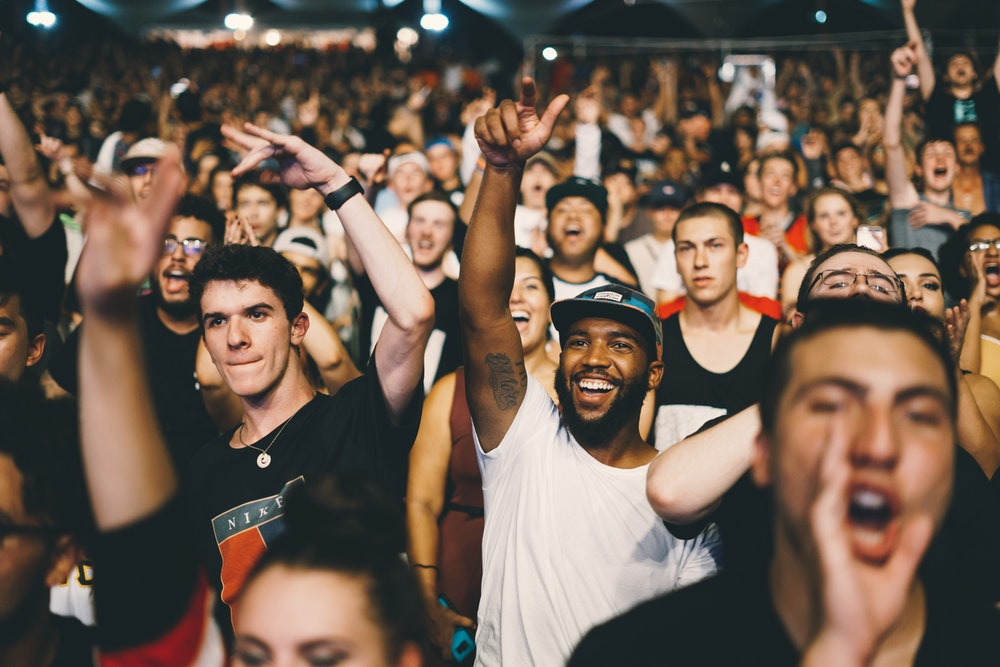
#> input picture face_detection_python/new/sample2.jpg, 1000 x 667 px
$ python face_detection_pypower.py
#> lines starting #> are read from the running program, lines starting #| are printed output that depends on the picture; after the words box and inside, x2 and y2 are one past the last pixel; in counts of white or black regions, pixels touching at a corner belong together
import numpy as np
import cv2
import os.path

pathImg = os.path.abspath('../face_detection_python/new/sample2.jpg')
pathFaceXml = os.path.abspath('../haarcascade_frontalface_default.xml')
pathEyeXml = os.path.abspath('../haarcascade_eye_tree_eyeglasses.xml')

face_detection = cv2.CascadeClassifier(pathFaceXml)
eye_detection = cv2.CascadeClassifier(pathEyeXml)

img = cv2.imread(pathImg)
#> img is the input picture: shape (667, 1000, 3); mean B, G, R 80.7, 93.8, 111.5
gray = cv2.cvtColor(img, cv2.COLOR_BGR2GRAY)
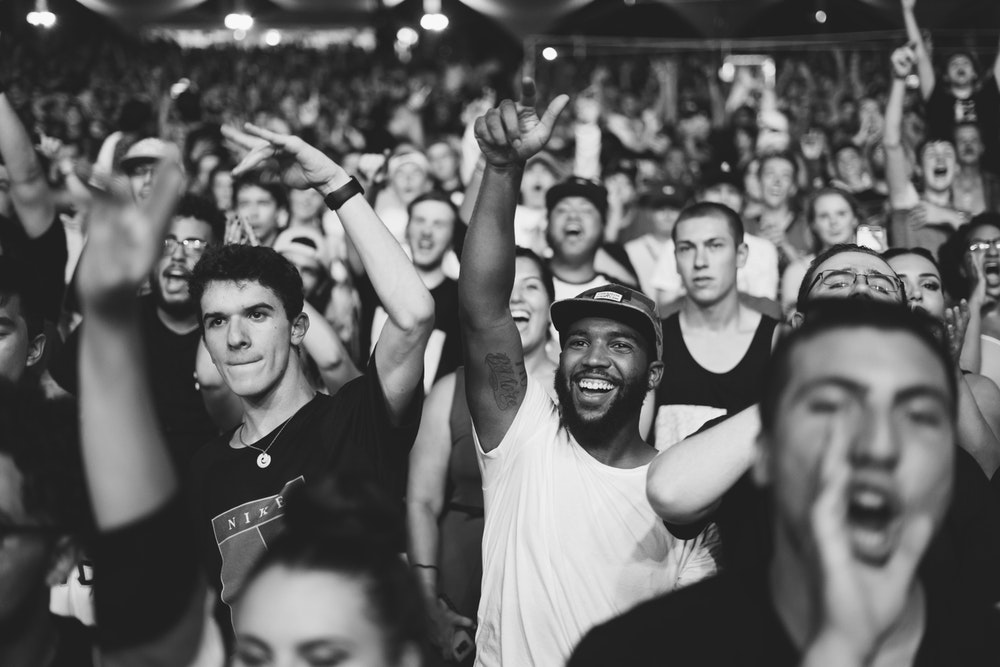
#> gray: shape (667, 1000); min 4, max 254, mean 97.6

faces = face_detection.detectMultiScale(gray, 1.2, 6)
#> faces = [[756, 157, 46, 46], [229, 185, 50, 50], [808, 196, 50, 50], [402, 202, 53, 53], [544, 189, 61, 61], [665, 217, 74, 74], [185, 276, 106, 106], [547, 304, 100, 100], [767, 323, 210, 210]]

for x, y, w, h in faces:
    cv2.rectangle(img, (x, y), (x+w, y+h), (0, 255, 0), 3)

    roi_gray = gray[y:y+h, x:x+w]
    roi_img = img[y:y+h, x:x+w]
    eyes = eye_detection.detectMultiScale(roi_gray)

    for ex, ey, ew, eh in eyes:
        cv2.rectangle(roi_img, (ex, ey), (ex + ew, ey + eh), (255, 0, 0), 5)
#> this loop made 9 passes
#> (x, y, w, h, eyes) on passes 7 to 9: (185, 276, 106, 106, [[61, 28, 23, 23], [22, 35, 21, 21]]), (547, 304, 100, 100, [[21, 29, 23, 23], [62, 31, 24, 24]]), (767, 323, 210, 210, [[39, 59, 45, 45], [129, 71, 48, 48]])
#> pass 1, `roi_gray = gray[y:y+h, x:x+w]`:
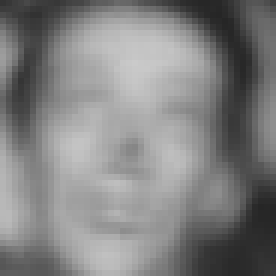
#> roi_gray: shape (46, 46) (shown 6 times larger); min 38, max 202, mean 129.1
#> pass 1, `roi_img = img[y:y+h, x:x+w]`:
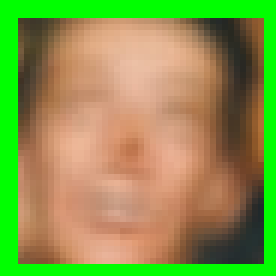
#> roi_img: shape (46, 46, 3) (shown 6 times larger); mean B, G, R 75.1, 152, 136.7
#> pass 2, `roi_img = img[y:y+h, x:x+w]`:
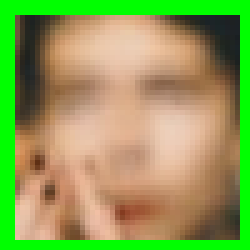
#> roi_img: shape (50, 50, 3) (shown 5 times larger); mean B, G, R 86.2, 159.3, 142.6
#> after the loop:
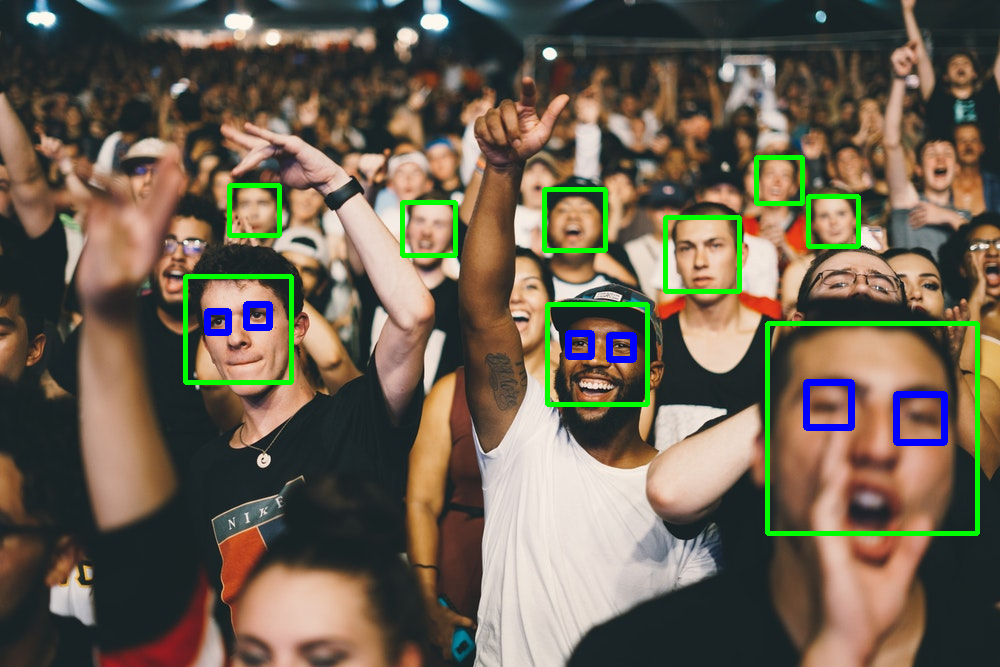
#> img: shape (667, 1000, 3); 2.99% of pixels changed, all inside (x1, y1, x2, y2) = (183, 155, 980, 536)
#> after the loop:
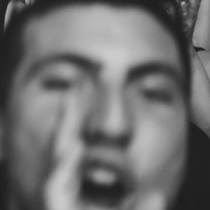
#> roi_gray: shape (210, 210); min 27, max 206, mean 109.9
#> after the loop:
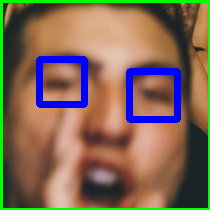
#> roi_img: shape (210, 210, 3); mean B, G, R 84.6, 104, 127.8

cv2.imshow('image', img)
cv2.waitKey(0)
cv2.destroyAllWindows()

$ run again, with face_detection_python/new/sample4.jpg copied over face_detection_python/new/sample2.jpg
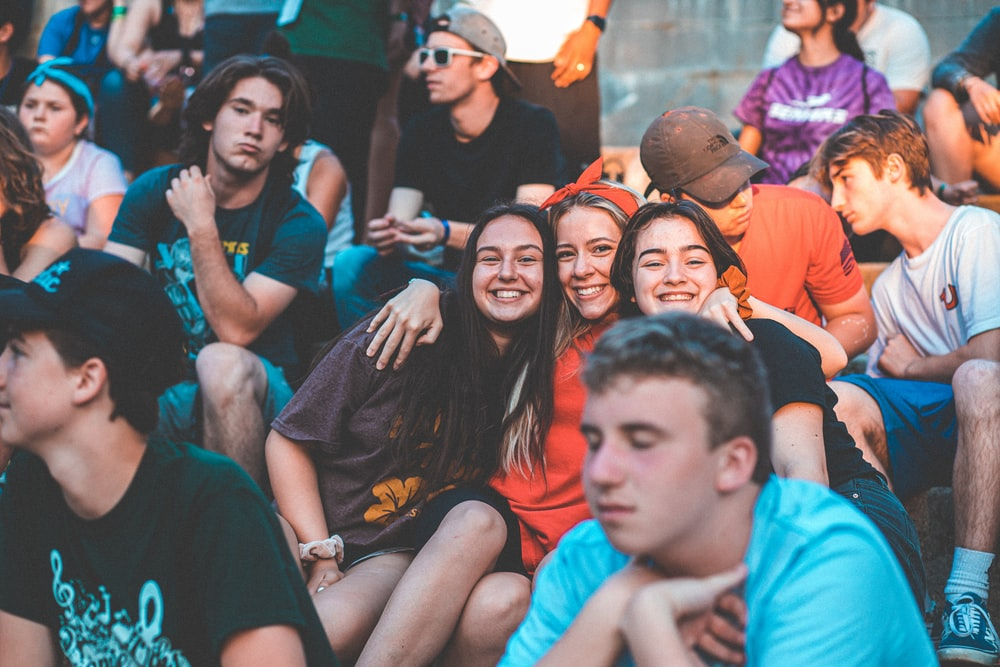
#> input picture face_detection_python/new/sample4.jpg, 1000 x 667 px
#> img is the input picture: shape (667, 1000, 3); mean B, G, R 114, 111.6, 116.9
#> `gray = cv2.cvtColor(img, cv2.COLOR_BGR2GRAY)`:
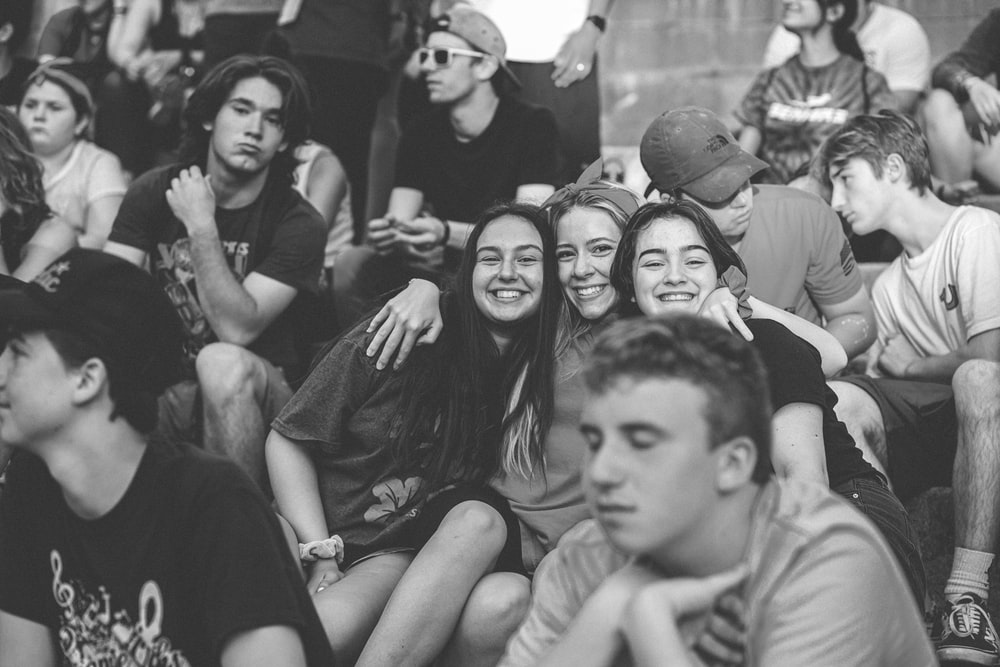
#> gray: shape (667, 1000); min 34, max 255, mean 113.5
#> faces = [[11, 82, 62, 62], [282, 138, 62, 62], [211, 78, 88, 88], [541, 216, 89, 89], [463, 220, 91, 91], [624, 219, 100, 100], [55, 415, 90, 90], [532, 365, 186, 186]]
#> the loop `for x, y, w, h in faces:` made 8 passes
#> after the loop `for x, y, w, h in faces:`:
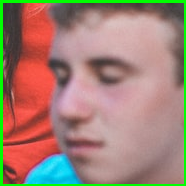
#> roi_img: shape (186, 186, 3); mean B, G, R 115.1, 129.1, 160.6
